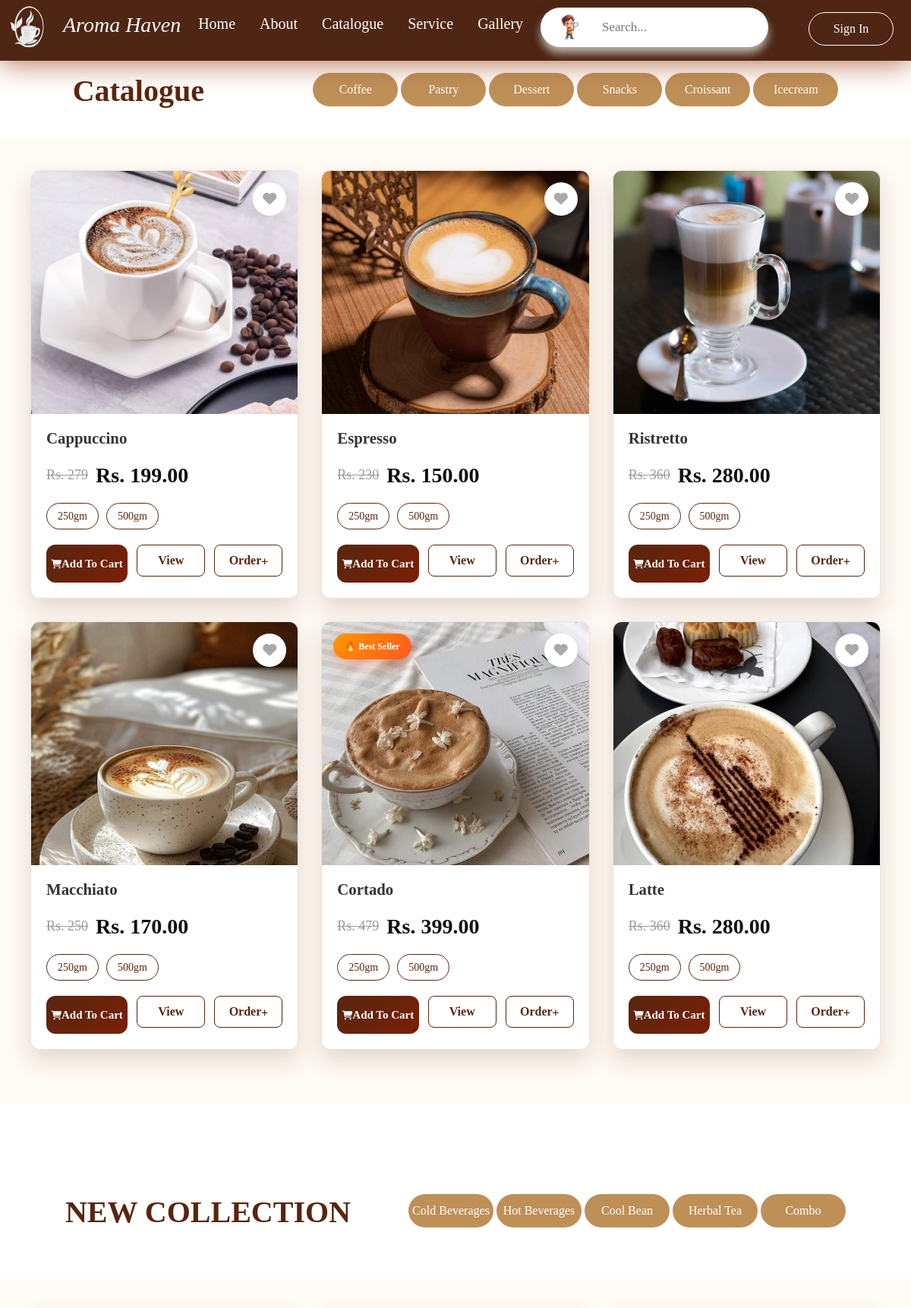
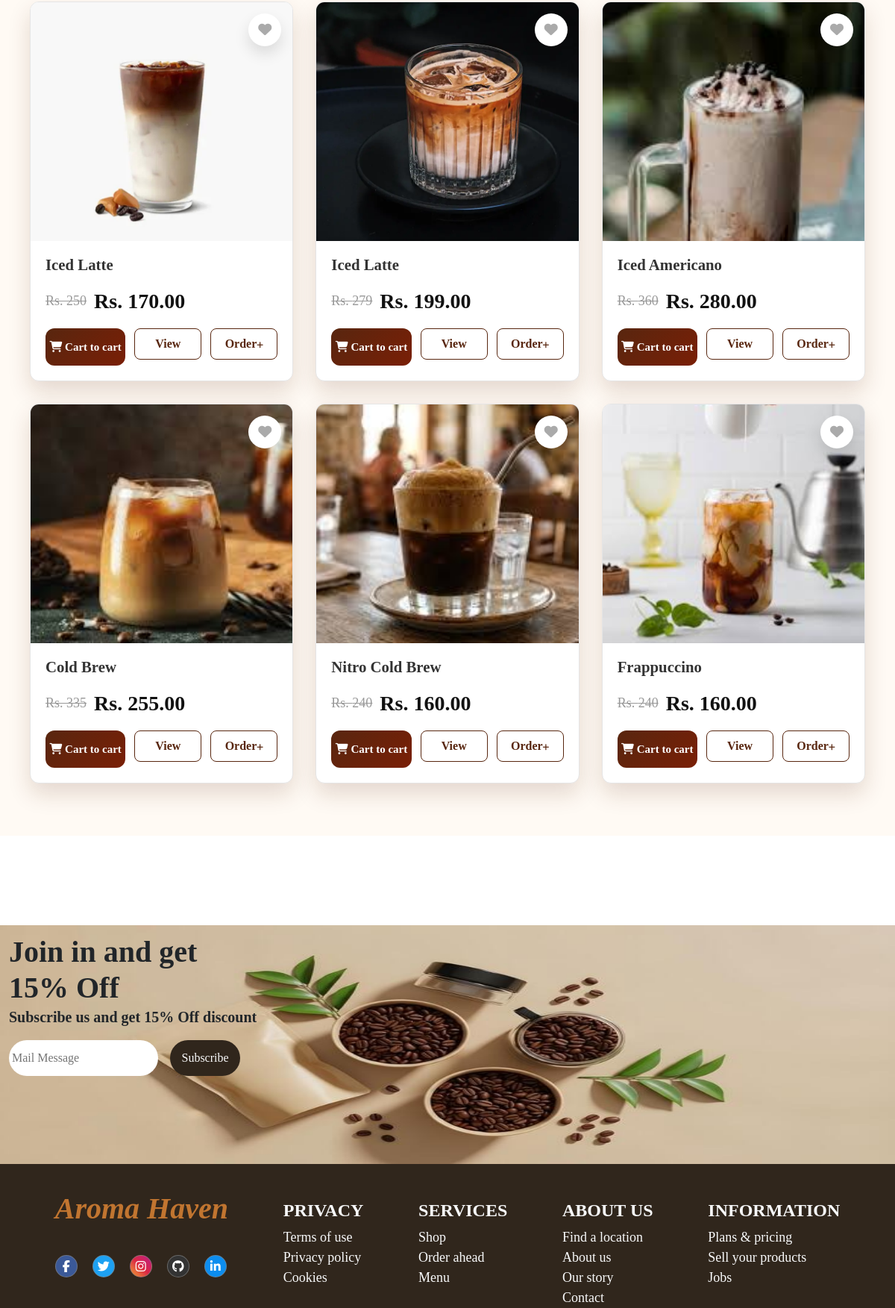
The page /catalogue.php (upper part) on the database its author committed (2 pictures, top to bottom).
### tables this page shows
CREATE TABLE `products` (
  `id` int(11) NOT NULL,
  `category_id` int(255) NOT NULL,
  `category_name` varchar(255) NOT NULL,
  `name` varchar(100) NOT NULL,
  `price` decimal(10,2) NOT NULL,
  `stock` int(11) NOT NULL DEFAULT 0,
  `image` text NOT NULL,
  `status` tinyint(1) NOT NULL DEFAULT 1,
  `create_at` timestamp NOT NULL DEFAULT current_timestamp()
);

### catalogue.php (the view, shortened to what this page needs)
<!DOCTYPE html>
<html lang="en">
<head>
    <link rel="stylesheet" href="coffee.css">
    <link rel="stylesheet" href="../CoffeeShop2/assets/bootstrap-5.3.7-dist/css/bootstrap.min.css">
    <link rel="stylesheet" href="https://cdnjs.cloudflare.com/ajax/libs/font-awesome/6.7.2/css/all.min.css">
    <?php
    include("connect.php");
    ?>
</head>
<?php
$category = $_GET['category'] ?? 'Coffee';
$stmt = $conn->prepare("
SELECT p.*
FROM products p
JOIN categories c ON p.category_id = c.id
WHERE c.name = ?
");
$stmt->bind_param("s", $category);
$stmt->execute();
$result = $stmt->get_result();
$newcategory = $_GET['newcategory'] ?? 'Cold Beverages';
$stmt2 = $conn->prepare("
SELECT p.*
FROM products p
JOIN categories c ON p.category_id = c.id
WHERE c.name = ?
");
$stmt2->bind_param("s", $newcategory);
$stmt2->execute();
$result2 = $stmt2->get_result();
$userWishlist = [];
$userCart = [];
$userWishlist = array_map('intval', $userWishlist);
$userCart = array_map('intval', $userCart);
?>
<body>
    <?php include("header.php"); ?>
    <div class="catup">
        <div class="d-flex justify-content-around p-4 cataup">
            <h1 style="color:#58260f;font-weight:bold;">Catalogue</h1>
            <div class="buttons gap-5">
                <a href="catalogue.php?category=<?php echo urlencode('Coffee'); ?>"><button class="btncata">Coffee</button></a>
                <a href="catalogue.php?category=<?php echo urlencode('Pastry'); ?>"><button class="btncata">Pastry</button></a>
                <a href="catalogue.php?category=<?php echo urlencode('Desserts'); ?>"><button class="btncata">Dessert</button></a>
                <a href="catalogue.php?category=<?php echo urlencode('Snacks'); ?>"><button class="btncata">Snacks</button></a>
                <a href="catalogue.php?category=<?php echo urlencode('Golden-brown Croissant pair with Cappuccino'); ?>"><button class="btncata">Croissant</button></a>
                <a href="catalogue.php?category=<?php echo urlencode('Icecream'); ?>"><button class="btncata">Icecream</button></a>
            </div>
        </div>
        <div class="category-section">
            <div class="category-products">
                <?php if ($result->num_rows > 0) { ?>
                    <?php
                    while ($row = $result->fetch_assoc()) {
                    ?>
                        <?php
                        $id = $row['id'];
                        $inWishlist = in_array($id, $userWishlist);
                        $inCart = in_array($id, $userCart);
                        ?>
                        <div class="product-card">
                            <div class="product-image-box">
                                <img src="images/<?php echo $row['image']; ?>">
                                <?php if ($row['price'] >= 300) { ?>
                                    <div class="best-badge">
                                        🔥 Best Seller
                                    </div>
                                <?php } ?>
                                <div class="wishlist-icon <?php echo $inWishlist ? 'active' : ''; ?>"
                                    onclick="toggleWishlist(<?php echo $id; ?>,'<?php echo $row['name']; ?>','<?php echo $row['image']; ?>',<?php echo $row['price']; ?>)"
                                    id="wishBtn<?php echo $id; ?>">
                                    <i class="fa-solid fa-heart"></i>
                                </div>
                            </div>
                            <div class="product-content">
                                <h4 class="product-title"><?php echo $row['name']; ?></h4>
                                <div class="price-section">
                                    <span class="old-price">Rs. <?php echo $row['price'] + 80; ?></span>
                                    <span class="new-price">Rs. <?php echo $row['price']; ?></span>
                                </div>
                                <div class="size-flex">
                                    <button class="size-btn">250gm</button>
                                    <button class="size-btn">500gm</button>
                                </div>
                                <div class="action-flex">
                                    <button class="cart-btn"
                                        data-state="<?php echo $inCart ? 'remove' : 'add'; ?>"
                                        onclick="toggleCart(<?php echo $id; ?>,'<?php echo $row['name']; ?>','<?php echo $row['image']; ?>',<?php echo $row['price']; ?>)"
                                        id="cartBtn<?php echo $id; ?>">
                                        <?php if ($inCart) { ?>
                                            <i class="fa-solid fa-trash" style="font-size:10px;"></i> Remove From Cart
                                        <?php } else { ?>
                                            <i class="fa-solid fa-cart-shopping" style="font-size:12px;"></i>Add To Cart
                                        <?php } ?>
                                    </button>
                                    <a href="viewproduct.php?id=<?php echo $id; ?>">
                                        <button type="button" class="view-btn">
                                            View
                                        </button>
                                    </a>
                                    <a href="checkout_add_item.php?product_id=<?php echo $id; ?>" style="text-decoration:none;">
                                        <button type="button" class="view-btn add-order-btn">
                                            Order<i class="fa-solid fa-plus" style="font-size:10px;"></i>
                                        </button>
                                    </a>
                                </div>
                            </div>
                        </div>
                    <?php } ?>
                <?php } else { ?>
                    <h3 style="text-align:center;color:#58260f;">No Products Found</h3>
                <?php } ?>
            </div>
        </div>
        <div class="catup" id="newcollection">
            <div class="d-flex justify-content-around p-5 cataup">
                <h1 style="color:#58260f;font-weight:bold;">NEW COLLECTION</h1>
                <div class="buttons gap-5">
                    <a href="catalogue.php?newcategory=<?php echo urlencode('Cold Beverages'); ?>"><button class="btncata">Cold Beverages</button></a>
                    <a href="catalogue.php?newcategory=<?php echo urlencode('Hot Beverages'); ?>"><button class="btncata">Hot Beverages</button></a>
                    <a href="catalogue.php?newcategory=<?php echo urlencode('Cool Bean Specials'); ?>"><button class="btncata">Cool Bean</button></a>
                    <a href="catalogue.php?newcategory=<?php echo urlencode('Tea & Herbal'); ?>"><button class="btncata">Herbal Tea</button></a>
                    <a href="catalogue.php?newcategory=<?php echo urlencode('Special Combo offer'); ?>"><button class="btncata">Combo</button></a>
                </div>
            </div>
            <div class="category-section">
                <div class="category-products">
                    <?php if ($result2->num_rows > 0) { ?>
                        <?php while ($row = $result2->fetch_assoc()) { ?>
                            <?php
                            $id = $row['id'];
                            $inWishlist = in_array($id, $userWishlist);
                            $inCart = in_array($id, $userCart);
                            ?>
                            <div class="product-card">
                                <div class="product-image-box">
                                    <img src="images/<?php echo $row['image']; ?>">
                                    <div class="wishlist-icon <?php echo $inWishlist ? 'active' : ''; ?>"
                                        onclick="toggleWishlist(<?php echo $id; ?>,'<?php echo $row['name']; ?>','<?php echo $row['image']; ?>',<?php echo $row['price']; ?>)"
                                        id="wishBtn<?php echo $id; ?>">
                                        <i class="fa-solid fa-heart"></i>
                                    </div>
                                </div>
                                <div class="product-content">
                                    <h4 class="product-title"><?php echo $row['name']; ?></h4>
                                    <div class="price-section">
                                        <span class="old-price">Rs. <?php echo $row['price'] + 80; ?></span>
                                        <span class="new-price">Rs. <?php echo $row['price']; ?></span>
                                    </div>
                                    <div class="action-flex">
                                        <button class="cart-btn"
                                            data-state="<?php echo $inCart ? 'remove' : 'add'; ?>"
                                            onclick="toggleCart(<?php echo $id; ?>,'<?php echo $row['name']; ?>','<?php echo $row['image']; ?>',<?php echo $row['price']; ?>)"
                                            id="cartBtn<?php echo $id; ?>">
                                            <?php if ($inCart) { ?>
                                                <i class="fa-solid fa-trash"></i> Remove from cart
                                            <?php } else { ?>
                                                <i class="fa-solid fa-cart-shopping"></i> Cart to cart
                                            <?php } ?>
                                        </button>
                                        <a href="viewproduct.php?id=<?php echo $id; ?>">
                                            <button type="button" class="view-btn">
                                                View
                                            </button>
                                        </a>
                                        <a href="checkout_add_item.php?product_id=<?php echo $id; ?>" style="text-decoration:none;">
                                            <button type="button" class="view-btn add-order-btn">
                                                Order<i class="fa-solid fa-plus" style="font-size:10px;"></i>
                                            </button>
                                        </a>
                                    </div>
                                </div>
                            </div>
                        <?php } ?>
                    <?php } else { ?>
                        <h3 style="text-align:center;">No Products Found</h3>
                    <?php } ?>
                </div>
            </div>
            <?php include("footer.php"); ?>
</body>
</html>

### coffee.css (style rules this page uses)
* { padding: 0; margin: 0; box-sizing: border-box; font-family: "Times New Roman", Times, serif; }
a { position: relative; }
.buttons { margin-bottom: 20px; }
.buttons button { height: 5.5vh; font-size: 16px; cursor: pointer; border-radius: 25px; width: 7em; color: #fff; background-color: #be9058; border: none; }
.catup { margin-top: 6%; }
.cart-btn { flex: 1; border: none; background: linear-gradient(135deg, #58260f, #7a1f06); color: #fff; height: 50px; border-radius: 12px; font-weight: bold; font-size: 15px; cursor: pointer; transition: 0.3s; }
.category-section { padding: 40px 40px 70px; background: #fffaf4; }
.category-products { display: grid; grid-template-columns: repeat(auto-fit, minmax(250px, 1fr)); gap: 26px; align-items: stretch; }
.product-image-box { width: 100%; aspect-ratio: 1 / 1; overflow: hidden; background: #fff; }
.product-image-box img { width: 100%; height: 100%; object-fit: cover; display: block; }
html { scroll-behavior: smooth; }
#newcollection { scroll-margin-top: 120px; }
.view-btn { border: none; background: #58260f; color: #fff; padding: 8px 18px; border-radius: 30px; font-weight: bold; transition: 0.3s; }
.category-products { display: grid; grid-template-columns: repeat(auto-fit, minmax(280px, 1fr)); gap: 30px; }
.product-card { background: #fff; border-radius: 12px; overflow: hidden; border: 1px solid #e5e5e5; transition: 0.3s; }
.product-image-box { position: relative; width: 100%; height: 320px; overflow: hidden; background: #f7f7f7; }
.product-image-box img { width: 100%; height: 100%; object-fit: cover; }
.product-content { padding: 20px; }
.product-title { font-size: 1.3rem; color: #333; margin-bottom: 15px; font-weight: 600; }
.price-section { display: flex; align-items: center; gap: 10px; margin-bottom: 15px; }
.old-price { color: #999; text-decoration: line-through; font-size: 18px; }
.new-price { color: #111; font-size: 28px; font-weight: bold; }
.size-flex { display: flex; gap: 10px; margin-bottom: 20px; }
.size-btn { border: 1px solid #58260f; background: #fff; color: #58260f; padding: 6px 14px; border-radius: 30px; font-size: 14px; }
.action-flex { display: flex; gap: 12px; }
.view-btn { width: 90px; border: 1px solid #58260f; background: #fff; color: #58260f; border-radius: 8px; font-weight: bold; }
.wishlist-icon { position: absolute; top: 15px; right: 15px; width: 44px; height: 44px; border-radius: 50%; background: #fff; display: flex; align-items: center; justify-content: center; cursor: pointer; transition: 0.3s; z-index: 10; }
.wishlist-icon i { color: #aaa; transition: 0.3s; }

### catalogue.php (style rules this page uses)
.best-badge { position: absolute; top: 15px; left: 15px; background: linear-gradient(135deg, #ff9800, #ff5722); color: #fff; padding: 8px 15px; border-radius: 25px; font-size: 12px; font-weight: 700; z-index: 10; box-shadow: 0 8px 20px rgba(255, 87, 34, 0.35); }
.product-image-box { position: relative; }
.action-flex { display: flex; gap: 5px; flex-wrap: wrap; }
.add-order-btn { display: block; text-align: center; text-decoration: none; background: #000; color: #58260f; border-radius: 12px; font-weight: 600; }

### rows shown on the page
products: image (picture), name "Cappuccino", $row['price'] + 80 "279", price "199.00", shows "Add To Cart"
products: image (picture), name "Espresso", $row['price'] + 80 "230", price "150.00", shows "Add To Cart"
products: image (picture), name "Ristretto", $row['price'] + 80 "360", price "280.00", shows "Add To Cart"
products: image (picture), name "Macchiato", $row['price'] + 80 "250", price "170.00", shows "Add To Cart"
products: image (picture), shows "🔥 Best Seller", name "Cortado", $row['price'] + 80 "479", price "399.00", shows "Add To Cart"
products: image (picture), name "Latte", $row['price'] + 80 "360", price "280.00", shows "Add To Cart"
products: image (picture), name "Iced Latte", $row['price'] + 80 "250", price "170.00", shows "Cart to cart"
products: image (picture), name "Iced Latte", $row['price'] + 80 "279", price "199.00", shows "Cart to cart"
products: image (picture), name "Iced Americano", $row['price'] + 80 "360", price "280.00", shows "Cart to cart"
products: image (picture), name "Cold Brew", $row['price'] + 80 "335", price "255.00", shows "Cart to cart"
products: image (picture), name "Nitro Cold Brew", $row['price'] + 80 "240", price "160.00", shows "Cart to cart"
products: image (picture), name "Frappuccino", $row['price'] + 80 "240", price "160.00", shows "Cart to cart"
